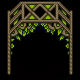

The image is a tile-based game level rendered from a .tmx file. Its description and complete source (layers, tilesets, objects, tile grids) follow:
An orthogonal 5x5 tile map with 16x16 px tiles, 5 tile layers (Back, Back2, Buildings, Front, ...), 2 tilesets.

<map version="1.2" tiledversion="1.3.5" orientation="orthogonal" renderorder="right-down" compressionlevel="0" width="5" height="5" tilewidth="16" tileheight="16" infinite="0" nextlayerid="12" nextobjectid="59">
 <tileset firstgid="1" name="zspring_ash" tilewidth="16" tileheight="16" tilecount="25" columns="5">
  <image source="spring_ash.png" width="80" height="80" />
 </tileset>
 <tileset firstgid="26" name="zblank" tilewidth="16" tileheight="16" tilecount="1" columns="1">
  <image source="blank.png" width="16" height="16" />
 </tileset>
 <layer id="1" name="Back" width="5" height="5">
  <data encoding="csv">
0,0,0,0,0,
0,0,0,0,0,
0,0,0,0,0,
0,0,0,0,0,
0,0,0,0,0
</data>
 </layer>
 <objectgroup id="2" name="Back" />
 <layer id="8" name="Back2" width="5" height="5">
  <properties>
   <property name="DrawAbove" value="Back" />
  </properties>
  <data encoding="csv">
0,0,0,0,0,
0,0,0,0,0,
0,0,0,0,0,
16,17,18,19,20,
21,22,23,24,25
</data>
 </layer>
 <objectgroup id="9" name="Back2" />
 <layer id="3" name="Buildings" width="5" height="5">
  <data encoding="csv">
0,0,0,0,0,
0,0,0,0,0,
0,0,0,0,0,
26,0,0,0,26,
26,0,0,0,26
</data>
 </layer>
 <objectgroup id="4" name="Buildings" />
 <layer id="10" name="Front" width="5" height="5">
  <data encoding="csv">
0,0,0,0,0,
6,7,8,9,10,
11,12,0,14,15,
0,0,0,0,0,
0,0,0,0,0
</data>
 </layer>
 <objectgroup id="6" name="Front" />
 <layer id="5" name="AlwaysFront" width="5" height="5">
  <data encoding="csv">
1,2,3,4,5,
0,0,0,0,0,
0,0,13,0,0,
0,0,0,0,0,
0,0,0,0,0
</data>
 </layer>
 <objectgroup id="11" name="AlwaysFront" />
</map>
